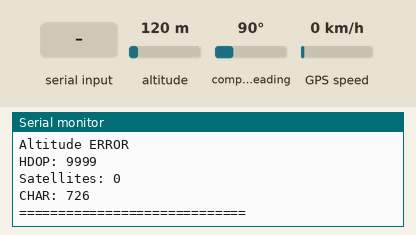
The sketch below on a simulated ESP32. Shown: the last lines printed to the serial monitor. The inputs (shaded band) are chosen by the test bench; at power-on: altitude 120 m, compass heading 90°, GPS speed 0 km/h. The GPS gets a fix after 3 s at 37.7749, -122.4194 with 8 satellites.

Above: at 1.2 s.
1.3 s: altitude set to 20 m
At 2.9 s:
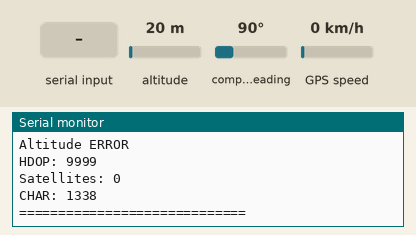
4.5 s: "1" received over the second serial link
6.0 s: compass heading set to 7°
At 7.0 s:
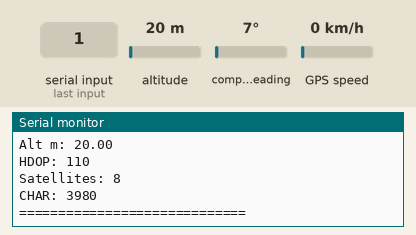
7.5 s: GPS speed set to 2 km/h
At 8.8 s:
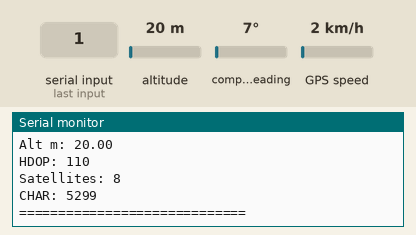

The sketch:

GPS.ino
```cpp
#include <TinyGPS++.h>

HardwareSerial GPSserial(1);

#define RXPin 17
#define TXPin 16
#define GPSBaud 9600

TinyGPSPlus gps;

void setup()
{
  Serial.begin(115200);
  GPSserial.begin(GPSBaud, SERIAL_8N1, RXPin, TXPin);
}

void loop()
{
  while (GPSserial.available())
  {
    gps.encode(GPSserial.read());
  }
  if (gps.location.isValid())
  {
    Serial.print("Lat: ");
    Serial.print(gps.location.lat(), 6);
    Serial.print("  Lon: ");
    Serial.println(gps.location.lng(), 6);
  }
  else
  {
    Serial.println("Location ERROR");
  }

  if (gps.time.isValid())
  {
    Serial.print("Time (HHMMSSCC): ");
    Serial.println(gps.time.value());
  }
  else
  {
    Serial.println("Time ERROR");
  }

  if (gps.speed.isValid())
  {
    Serial.print("Speed km/h: ");
    Serial.println(gps.speed.kmph());
  }
  else
  {
    Serial.println("Speed ERROR");
  }

  if (gps.course.isValid())
  {
    Serial.print("Course °: ");
    Serial.println(gps.course.deg());
  }
  else
  {
    Serial.println("Course ERROR");
  }

  if (gps.altitude.isValid())
  {
    Serial.print("Alt m: ");
    Serial.println(gps.altitude.meters());
  }
  else
  {
    Serial.println("Altitude ERROR");
  }

  if (gps.hdop.isValid())
  {
    Serial.print("HDOP: ");
    Serial.println(gps.hdop.value());
  }
  else
  {
    Serial.println("HDOP ERROR");
  }
  if (gps.satellites.isValid())
  {
    int sats = gps.satellites.value();
    Serial.print("Satellites: ");
    Serial.println(sats);
  }
  else
  {
    Serial.println("Satellites ERROR");
  }
  Serial.print("CHAR: ");
  Serial.println(gps.charsProcessed());
  Serial.println("=============================");
  delay(1000);
}
```

Measured:
- after the input at 1.3 s, the serial monitor: prints a new line after 0.75 s (image 1)
- after the input at 6.0 s, the serial monitor: prints a new line after 0.15 s (image 2)
- after the input at 7.5 s, the serial monitor: prints a new line after 0.70 s (image 3)
